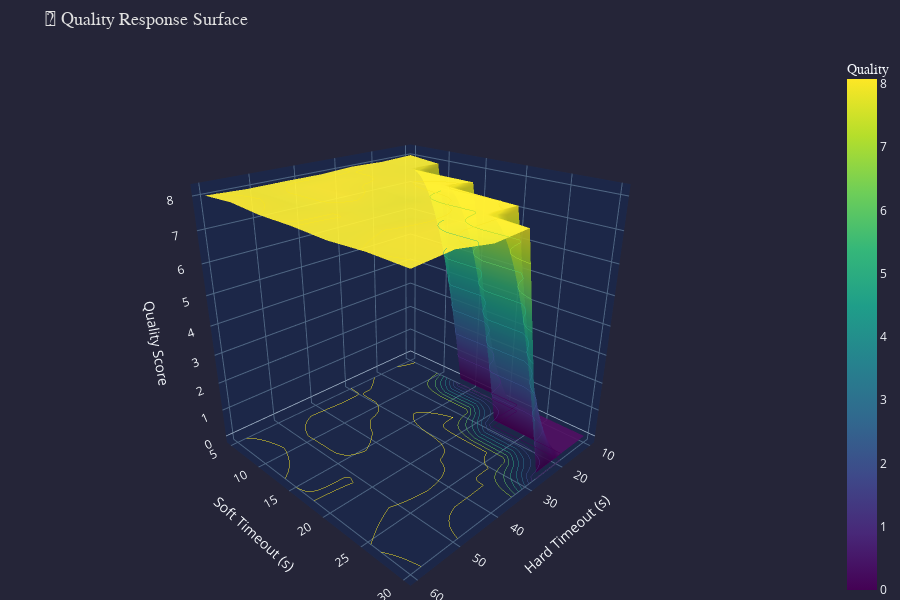
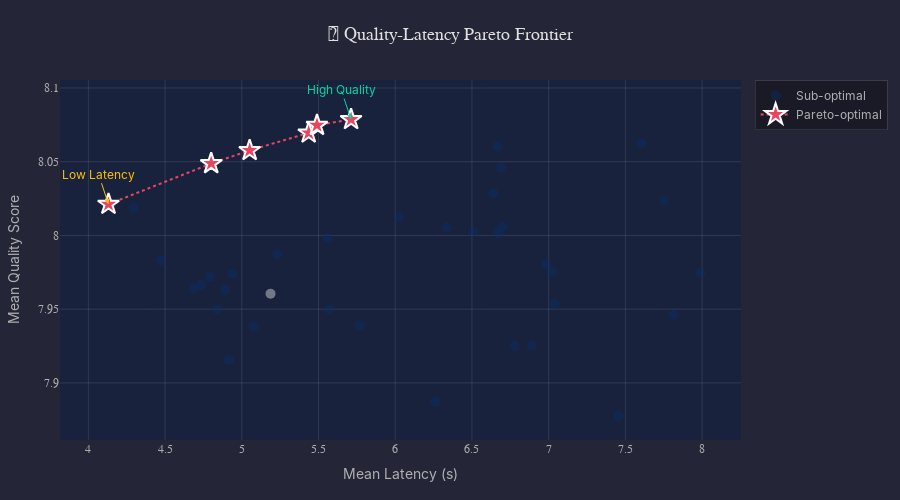

These figures' notebook cell, in order:
### Markdown cell above
---

## 3. 🎯 Pareto Frontier Exploration

Explore the quality-latency tradeoff space to find optimal configurations.

### Code cell
# Generate Pareto frontier data
print("🎯 Generating Pareto frontier analysis...")
print("   This may take a minute...")

pareto_df = data_manager.run_pareto_analysis(
    soft_timeout_range=(5, 30), hard_timeout_range=(10, 60), n_points=49, n_sims=500
)

# 3D Surface and 2D Pareto visualization
fig = ParetoFrontierPanel.create_3d_pareto_surface(pareto_df)
fig.show()

fig2 = ParetoFrontierPanel.create_pareto_scatter(pareto_df)
fig2.show()

### Figure 1 — Plotly figure (JSON) as saved in the notebook; plotly's stock layout.template omitted (floating-point values rounded to 4 significant figures)
{"data": [{"colorbar": {"title": {"font": {"family": "JetBrains Mono, Fira Code, Consolas, monospace"}, "text": "Quality"}}, "colorscale": [[0, "#440154"], [0.1111, "#482878"], [0.2222, "#3e4989"], [0.3333, "#31688e"], [0.4444, "#26828e"], [0.5556, "#1f9e89"], [0.6667, "#35b779"], [0.7778, "#6ece58"], [0.8889, "#b5de2b"], [1, "#fde725"]], "contours": {"z": {"highlightcolor": "#e94560", "project": {"z": true}, "show": true, "usecolormap": true}}, "opacity": 0.9, "type": "surface", "x": [10.0, 18.33, 26.67, 35.0, 43.33, 51.67, 60.0], "y": [5.0, 9.167, 13.33, 17.5, 21.67, 25.83, 30.0], "z": [[8.021, 7.983, 8.019, 7.966, 7.972, 7.964, 8.012], [7.916, 7.95, 7.974, 8.049, 8.058, 7.963, 8.075], [0.0, 7.938, 7.987, 7.96, 8.07, 7.95, 7.998], [0.0, 7.939, 8.079, 7.887, 7.925, 8.006, 8.002], [0.0, 0.0, 8.028, 8.002, 7.925, 7.975, 7.954], [0.0, 0.0, 7.981, 8.024, 8.06, 8.046, 8.006], [0.0, 0.0, 0.0, 7.946, 7.878, 8.062, 7.975]]}], "layout": {"height": 600, "margin": {"b": 0, "l": 0, "r": 0, "t": 50}, "paper_bgcolor": "rgba(26, 26, 46, 0.95)", "scene": {"camera": {"eye": {"x": 1.5, "y": 1.5, "z": 1}}, "xaxis": {"backgroundcolor": "rgba(22,33,62,0.8)", "title": {"text": "Hard Timeout (s)"}}, "yaxis": {"backgroundcolor": "rgba(22,33,62,0.8)", "title": {"text": "Soft Timeout (s)"}}, "zaxis": {"backgroundcolor": "rgba(22,33,62,0.8)", "title": {"text": "Quality Score"}}}, "title": {"font": {"color": "#e0e0e0", "family": "JetBrains Mono, Fira Code, monospace", "size": 18}, "text": "🗻 Quality Response Surface"}}}

### Figure 2 — Plotly figure (JSON) as saved in the notebook; plotly's stock layout.template omitted (floating-point values rounded to 4 significant figures)
{"data": [{"hovertemplate": "<b>Latency:</b> %{x:.2f}s<br><b>Quality:</b> %{y:.2f}<br><b>Success:</b> %{marker.color:.1%}<extra></extra>", "marker": {"color": [1.0, 1.0, 1.0, 1.0, 1.0, 1.0, 1.0, 1.0, 1.0, 1.0, 1.0, 1.0, 0.998, 1.0, 1.0, 1.0, 1.0, 1.0, 1.0, 1.0, 1.0, 1.0, 1.0, 1.0, 1.0, 1.0, 1.0, 1.0, 1.0, 1.0, 1.0, 1.0, 1.0, 1.0], "colorscale": [[0, "rgb(247,251,255)"], [0.125, "rgb(222,235,247)"], [0.25, "rgb(198,219,239)"], [0.375, "rgb(158,202,225)"], [0.5, "rgb(107,174,214)"], [0.625, "rgb(66,146,198)"], [0.75, "rgb(33,113,181)"], [0.875, "rgb(8,81,156)"], [1, "rgb(8,48,107)"]], "opacity": 0.4, "size": 10}, "mode": "markers", "name": "Sub-optimal", "type": "scatter", "x": [4.474, 4.296, 4.734, 4.792, 4.687, 6.024, 4.916, 4.841, 4.939, 4.893, 5.078, 5.234, 5.187, 5.57, 5.56, 5.767, 6.261, 6.779, 6.334, 6.51, 6.642, 6.673, 6.89, 7.023, 7.039, 6.985, 7.752, 6.667, 6.691, 6.698, 7.816, 7.454, 7.604, 7.991], "y": [7.983, 8.019, 7.966, 7.972, 7.964, 8.012, 7.916, 7.95, 7.974, 7.963, 7.938, 7.987, 7.96, 7.95, 7.998, 7.939, 7.887, 7.925, 8.006, 8.002, 8.028, 8.002, 7.925, 7.975, 7.954, 7.981, 8.024, 8.06, 8.046, 8.006, 7.946, 7.878, 8.062, 7.975]}, {"hovertemplate": "<b>⭐ OPTIMAL</b><br>Latency: %{x:.2f}s<br>Quality: %{y:.2f}<extra></extra>", "line": {"color": "#e94560", "dash": "dot", "width": 2}, "marker": {"color": "#e94560", "line": {"color": "white", "width": 2}, "size": 16, "symbol": "star"}, "mode": "markers+lines", "name": "Pareto-optimal", "type": "scatter", "x": [4.131, 4.801, 5.051, 5.436, 5.49, 5.712], "y": [8.021, 8.049, 8.058, 8.07, 8.075, 8.079]}], "layout": {"annotations": [{"arrowcolor": "#00d9a5", "arrowhead": 2, "font": {"color": "#00d9a5"}, "showarrow": true, "text": "High Quality", "x": 5.712, "y": 8.079}, {"arrowcolor": "#ffc107", "arrowhead": 2, "font": {"color": "#ffc107"}, "showarrow": true, "text": "Low Latency", "x": 4.131, "y": 8.021}], "font": {"color": "#b0b0b0", "family": "Inter, -apple-system, sans-serif", "size": 12}, "height": 500, "hoverlabel": {"bgcolor": "rgba(26, 26, 46, 0.95)", "bordercolor": "#e94560", "font": {"family": "JetBrains Mono, Fira Code, Consolas, monospace", "size": 11}}, "legend": {"bgcolor": "rgba(0,0,0,0.3)", "bordercolor": "rgba(255,255,255,0.1)", "borderwidth": 1}, "margin": {"b": 60, "l": 60, "r": 40, "t": 80}, "paper_bgcolor": "rgba(26, 26, 46, 0.95)", "plot_bgcolor": "rgba(22, 33, 62, 0.8)", "title": {"font": {"color": "#e0e0e0", "family": "JetBrains Mono, Fira Code, monospace", "size": 18}, "text": "🎯 Quality-Latency Pareto Frontier", "x": 0.5, "xanchor": "center"}, "xaxis": {"gridcolor": "rgba(255,255,255,0.1)", "tickfont": {"family": "JetBrains Mono, Fira Code, Consolas, monospace"}, "title": {"text": "Mean Latency (s)"}, "zerolinecolor": "rgba(255,255,255,0.2)"}, "yaxis": {"gridcolor": "rgba(255,255,255,0.1)", "tickfont": {"family": "JetBrains Mono, Fira Code, Consolas, monospace"}, "title": {"text": "Mean Quality Score"}, "zerolinecolor": "rgba(255,255,255,0.2)"}}}
